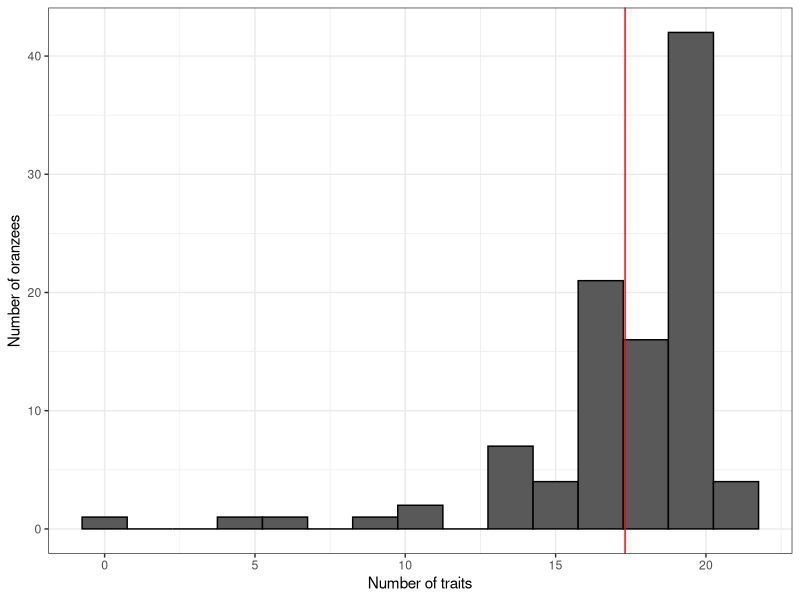
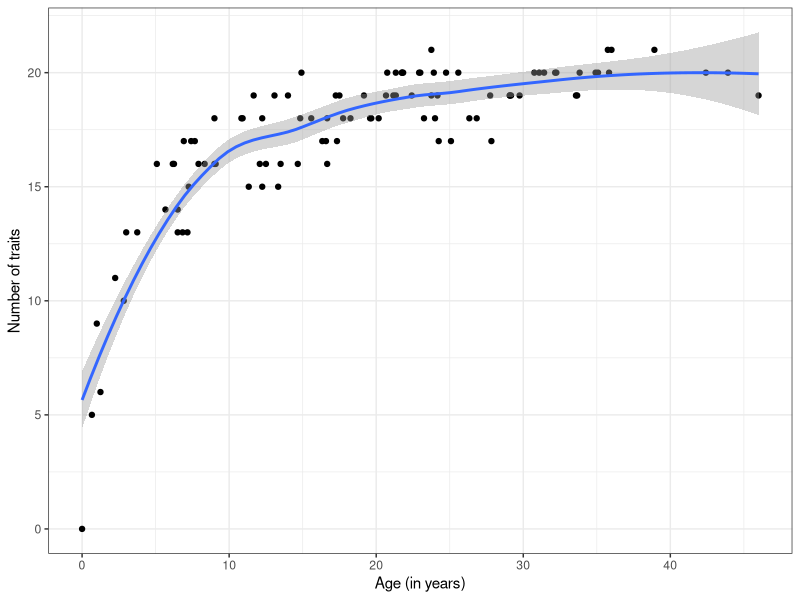
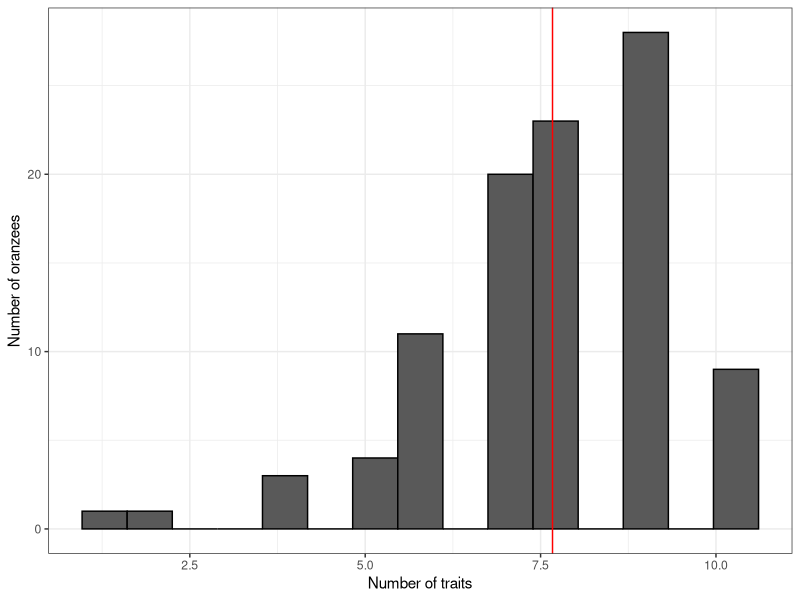
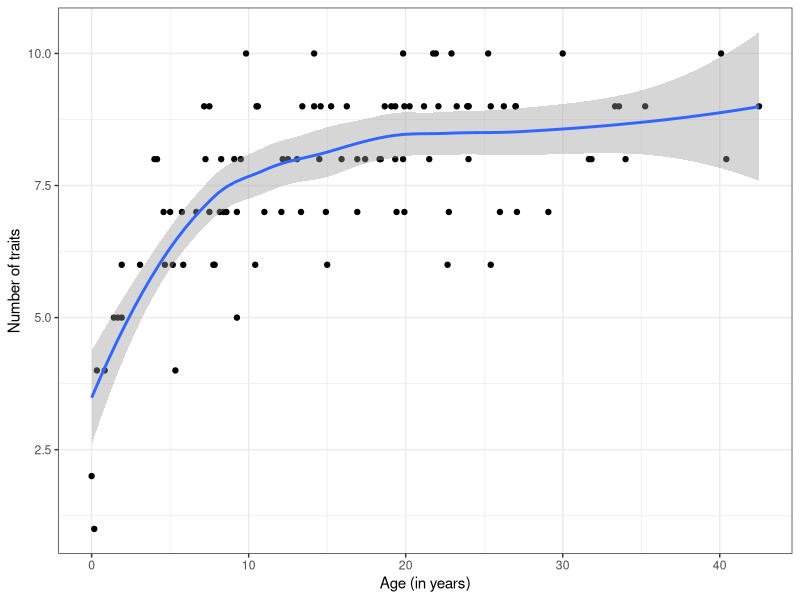
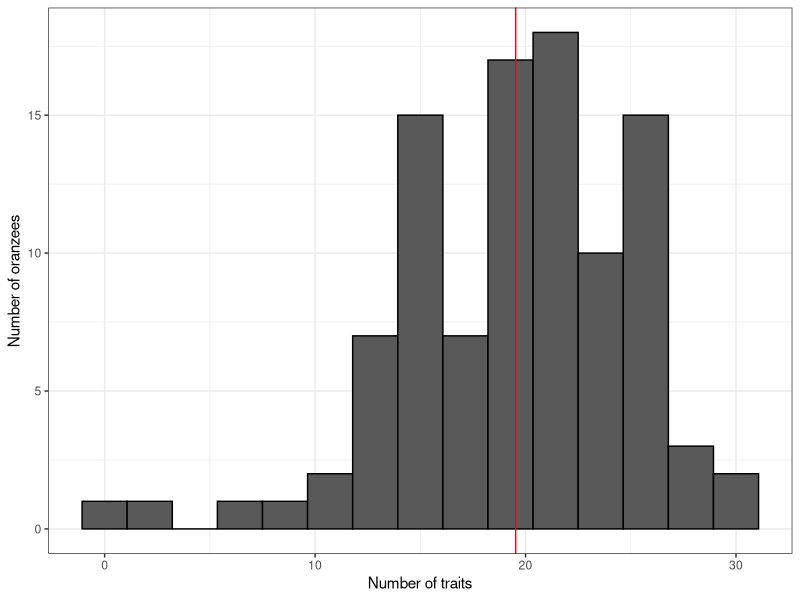
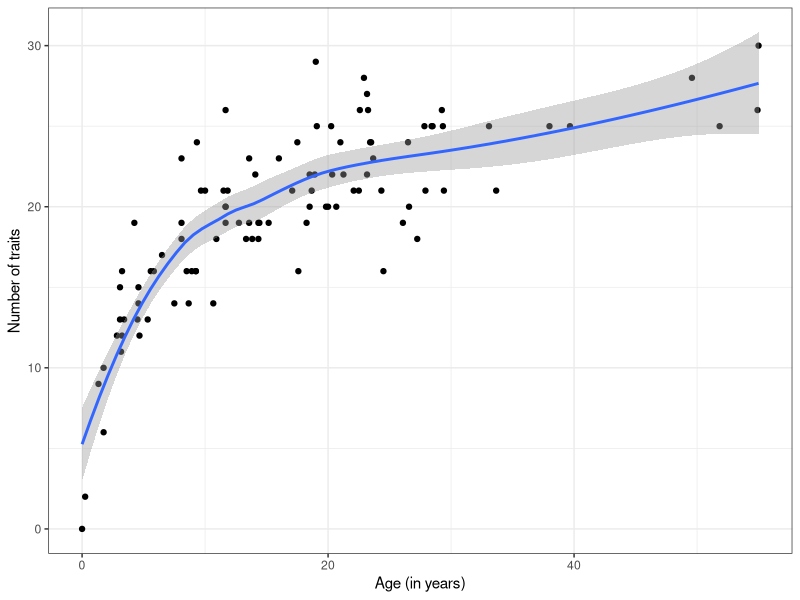
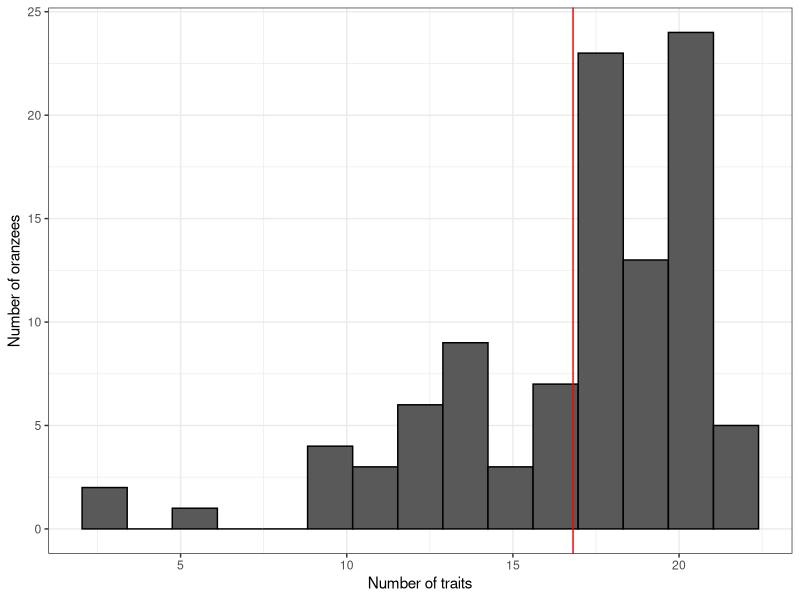
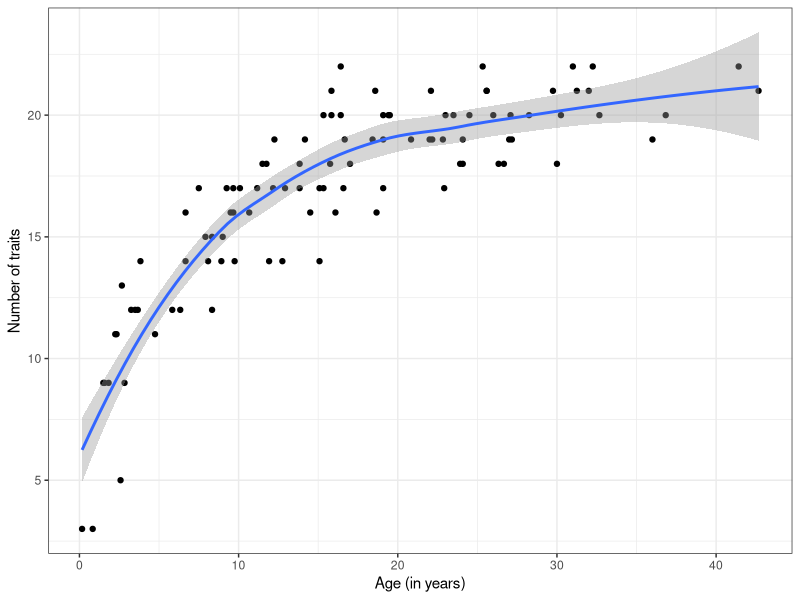

Write the R code that produced these figures, in order.
## ---- chunk 1
knitr::opts_chunk$set(echo = TRUE)
## ---- chunk 2
library(tidyverse)
library(scales)

set_oranzees_world <- function(alpha_g, alpha_e) {
  list_pop <- c("Uossob", "Iat Forest", "Ebmog", "Elaham", "Elabik", "Ognodub")
  output <- tibble(
    population = rep(list_pop, each = 38),
    behaviour = as.factor(rep(1:38, 6)),
    type = rep(c(rep("social", 16), rep("food-related", 22)), 6),
    category = rep(c(
      rep("play", 4), rep("display", 4), rep("groom", 4), rep("courthsip", 4),
      "A", "A", "A", "A", "B", "B", "B", "B", "C", "C", "C", "D", "D", "D", "E", "E", "F", "F", "G", "H", "I", "J"
    ), 6),
    nutrient = rep(c(rep(NA, 16), "Y", "Y", "Y", "Y", "Z", "Z", "Z", "Z", "Y", "Y", "Y", "Z", "Z", "Z", "Y", "Y", "Z", "Z", "Y", "Z", "Y", "Z"), 6),
    p_g = rep(NA, 38 * 6),
    p_e = rep(NA, 38 * 6)
  )

  env_or_x <- c(220, 230, 700, 705, 710, 750)
  env_or_y <- c(660, 610, 450, 430, 510, 550)

  # genetic predispositions:
  x_g <- sample(1:1000, 38)
  y_g <- sample(1:1000, 38)

  # ecological availability:
  x_e <- sample(1:1000, 38)
  y_e <- sample(1:1000, 38)

  for (behav in 1:38) {
    output[output$behaviour == behav, ]$p_g <- 1 - rescale(sqrt((x_g[behav] - env_or_x)^2 + (y_g[behav] - env_or_y)^2), to = c(1 - alpha_g, alpha_g))

    if (behav > 16) {
      output[output$behaviour == behav, ]$p_e <- 1 - rescale(sqrt((x_e[behav] - env_or_x)^2 + (y_e[behav] - env_or_y)^2), to = c(1 - alpha_e, alpha_e))
    }
  }
  # return the tibble:
  output
}

update_demography <- function(pop) {
  pop[, 39] <- pop[, 39] + 1
  pop[pop[, 39] >= 720, ] <- 0
  old <- which(pop[, 39] > 300)
  dead <- sample(c(TRUE, FALSE), length(old), prob = c(.01, .99), replace = TRUE)
  pop[old[dead], ] <- 0
  pop
}

update_social_behaviours <- function(pop, test_world, sd_peering) {
  N <- dim(pop)[1]
  state <- ((rowSums(pop[, 1:4]) >= 1) + (rowSums(pop[, 5:8]) >= 1) + (rowSums(pop[, 9:12]) >= 1) + (rowSums(pop[, 13:16]) >= 1)) / 4
  p_state <- runif(N) < rnorm(N, mean = 1 - state, sd = 0.05)
  p_peering <- rnorm(16, mean = colSums(pop[, 1:16]), sd = sd_peering)
  p_peering[p_peering < 0] <- 0
  innovation_i <- sample(1:16, N, prob = p_peering, replace = TRUE)
  p_innovate <- runif(N) < test_world$p_g[innovation_i] * p_state
  for (i in (1:N)[p_innovate]) {
    pop[i, innovation_i[i]] <- 1
  }
  pop
}

update_food_behaviours <- function(pop, test_world, sd_peering) {
  N <- dim(pop)[1]
  nut_y <- (rowSums(pop[, 17:20]) >= 1) + (rowSums(pop[, 25:27]) >= 1) + (rowSums(pop[, 31:32]) >= 1) + pop[, 35] + pop[, 37]
  nut_z <- (rowSums(pop[, 21:24]) >= 1) + (rowSums(pop[, 28:30]) >= 1) + (rowSums(pop[, 33:34]) >= 1) + pop[, 36] + pop[, 38]
  state <- (nut_y + nut_z - abs(nut_y - nut_z)) / 10
  p_state <- runif(N) < rnorm(N, mean = 1 - state, sd = 0.05)
  p_peering <- rnorm(22, mean = colSums(pop[, 17:38]), sd = sd_peering)
  p_peering[p_peering < 0] <- 0
  innovation_i <- sample(17:38, N, prob = p_peering, replace = TRUE)
  p_innovate <- runif(N) < test_world$p_g[innovation_i] * test_world$p_e[innovation_i] * p_state
  for (i in (1:N)[p_innovate]) {
    pop[i, innovation_i[i]] <- 1
  }
  pop
}
## ---- chunk 3
mockup_oranzees_pop <- function(t_max, alpha_g, alpha_e, sd_peering) {
  N <- 100
  oranzees_world <- set_oranzees_world(alpha_g, alpha_e)
  test_world <- oranzees_world %>%
    filter(population == "Uossob")
  pop <- matrix(c(rep(0, 38 * N), sample(1:300, N, replace = TRUE)), nrow = N, byrow = FALSE)
  # start simulation here:
  for (t in 1:t_max) {
    pop <- update_demography(pop)
    pop <- update_social_behaviours(pop, test_world, sd_peering)
    pop <- update_food_behaviours(pop, test_world, sd_peering)
  }
  output <- pop
}
## ---- chunk 4
my_test <- mockup_oranzees_pop(t_max = 6000, alpha_g = 0.7, alpha_e = 0.9, sd_peering = 1)
## ---- chunk 5
head(my_test)
## ---- chunk 6
tibble(sum_traits = rowSums(my_test[, 1:38]), individual = 1:100) %>%
  ggplot() +
  geom_histogram(aes(x = sum_traits), bins = 15, colour = "black") +
  labs(x = "Number of traits", y = "Number of oranzees") +
  geom_vline(aes(xintercept = mean(sum_traits)), color = "red") +
  theme_bw()
## ---- chunk 7
tibble(sum_traits = rowSums(my_test[, 1:38]), individual = 1:100, age = my_test[, 39]) %>%
  ggplot(aes(x = age / 12, y = sum_traits)) +
  geom_point() +
  labs(x = "Age (in years)", y = "Number of traits") +
  geom_smooth(method = loess) +
  theme_bw()
## ---- chunk 8
my_test <- mockup_oranzees_pop(t_max = 6000, alpha_g = 1, alpha_e = 1, sd_peering = 1)
my_test <- tibble(sum_traits = rowSums(my_test[, 1:38]), individual = 1:100, age = my_test[, 39])

ggplot(data = my_test) +
  geom_histogram(aes(x = sum_traits), bins = 15, colour = "black") +
  labs(x = "Number of traits", y = "Number of oranzees") +
  geom_vline(aes(xintercept = mean(sum_traits)), color = "red") +
  theme_bw()

ggplot(data = my_test, aes(x = age / 12, y = sum_traits)) +
  geom_point() +
  labs(x = "Age (in years)", y = "Number of traits") +
  geom_smooth(method = loess) +
  theme_bw()
## ---- chunk 9
my_test <- mockup_oranzees_pop(t_max = 6000, alpha_g = 0.5, alpha_e = 0.5, sd_peering = 1)
my_test <- tibble(sum_traits = rowSums(my_test[, 1:38]), individual = 1:100, age = my_test[, 39])

ggplot(data = my_test) +
  geom_histogram(aes(x = sum_traits), bins = 15, colour = "black") +
  labs(x = "Number of traits", y = "Number of oranzees") +
  geom_vline(aes(xintercept = mean(sum_traits)), color = "red") +
  theme_bw()

ggplot(data = my_test, aes(x = age / 12, y = sum_traits)) +
  geom_point() +
  labs(x = "Age (in years)", y = "Number of traits") +
  geom_smooth(method = loess) +
  theme_bw()
## ---- chunk 10
my_test <- mockup_oranzees_pop(t_max = 6000, alpha_g = 0.5, alpha_e = 0.5, sd_peering = 0.01)
my_test <- tibble(sum_traits = rowSums(my_test[, 1:38]), individual = 1:100, age = my_test[, 39])

ggplot(data = my_test) +
  geom_histogram(aes(x = sum_traits), bins = 15, colour = "black") +
  labs(x = "Number of traits", y = "Number of oranzees") +
  geom_vline(aes(xintercept = mean(sum_traits)), color = "red") +
  theme_bw()

ggplot(data = my_test, aes(x = age / 12, y = sum_traits)) +
  geom_point() +
  labs(x = "Age (in years)", y = "Number of traits") +
  geom_smooth(method = loess) +
  theme_bw()
## ---- chunk 11
mockup_oranzees_pop2 <- function(t_max, alpha_g, alpha_e, sd_peering) {
  N <- 100
  output <- matrix(nrow = t_max, ncol = 39)
  oranzees_world <- set_oranzees_world(alpha_g, alpha_e)
  test_world <- oranzees_world %>%
    filter(population == "Uossob")
  pop <- matrix(c(rep(0, 38 * N), sample(1:300, N, replace = TRUE)), nrow = N, byrow = FALSE)
  # start simulation here:
  for (t in 1:t_max) {
    pop <- update_demography(pop)
    pop <- update_social_behaviours(pop, test_world, sd_peering)
    pop <- update_food_behaviours(pop, test_world, sd_peering)
    output[t, ] <- pop[1, ]
  }
  output
}
## ---- chunk 12
my_test <- mockup_oranzees_pop2(t_max = 6000, alpha_e = .9, alpha_g = .7, sd_peering = 1)
## ---- chunk 13
sum(my_test[, 39] == 0)
## ---- chunk 14
my_test[which(my_test[, 39] == 0) - 1, 39] / 12
## ---- chunk 15
t_max <- 6000
newborn_time <- which(my_test[, 39] == 0)
individual <- as_factor(rep(
  seq(1:(sum(my_test[, 39] == 0) + 1)),
  c(newborn_time[1] - 1, diff(newborn_time), t_max + 1 - last(newborn_time))
))

tibble(n_traits = rowSums(my_test[, 1:38]), age = my_test[, 39] / 12, oranzee_ID = individual) %>%
  ggplot(aes(x = age, y = n_traits, colour = oranzee_ID)) +
  geom_line() +
  theme_bw()
